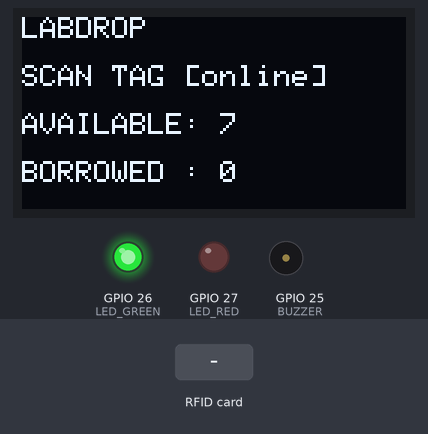
This sketch was run on a simulated ESP32. On the bench: 128×64 one-colour display, output pins drawn as LEDs (lit = HIGH), buzzer (waves = sounding). The inputs (shaded band) are chosen by the test bench. WiFi joins after 1.5 s; servers stay silent unless stated; the local clock reads 2024-03-15 10:24:30 at power-on unless the sketch sets it; random numbers use the default seed unless the sketch sets one; no MQTT or app messages arrive unless stated; what the sketch prints to the serial monitor is not drawn.

Above: at 2.9 s.
3.0 s: RFID card 11 22 33 44 held to the reader
At 4.4 s:
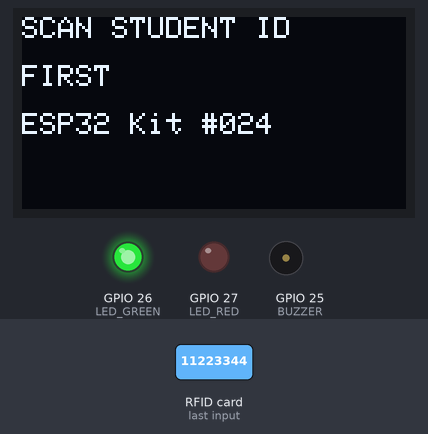
6.0 s: RFID card 5E 7A 19 C4 held to the reader
At 7.3 s:
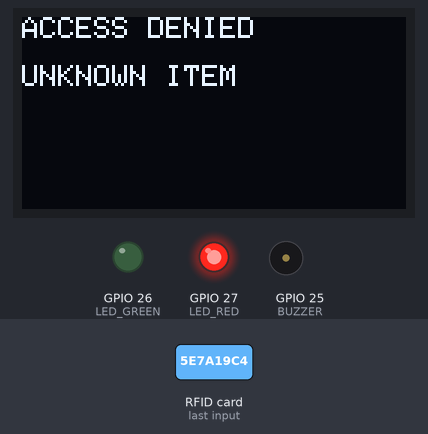
9.0 s: RFID card A1 A2 A3 A4 held to the reader
At 9.7 s:
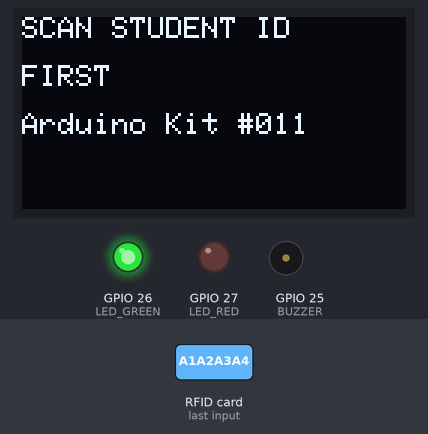
12.0 s: RFID card B1 B2 B3 B4 held to the reader
At 12.6 s:
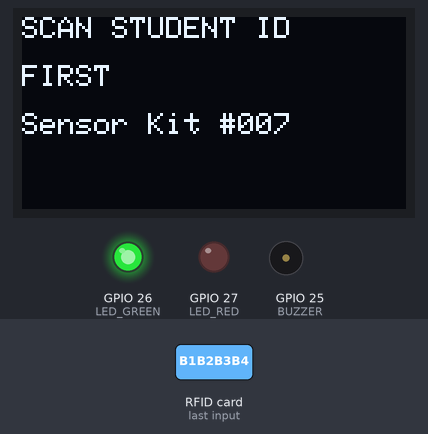
Timing chart, 0 to 15.0 s (numbered marks = the images above; inputs shaded):
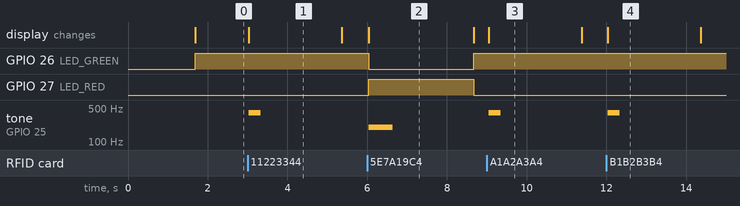

The sketch:

sketch.ino
```cpp
#include <WiFi.h>
#include <PubSubClient.h>
#include <SPI.h>
#include <Wire.h>
#include <MFRC522.h>
#include <Adafruit_GFX.h>
#include <Adafruit_SSD1306.h>
#include <time.h>

// ---------- Pins ----------
#define SS_PIN 5
#define RST_PIN 4
#define LED_GREEN 26
#define LED_RED 27
#define BUZZER 25

const char* WIFI_SSID = "Wokwi-GUEST";
const char* WIFI_PASS = "";

const char* MQTT_HOST = "broker.hivemq.com";
const int MQTT_PORT = 1883;

// ROOT must NOT contain /#
const char* ROOT = "labdrop-jack-4821";

WiFiClient net;
PubSubClient mqtt(net);

Adafruit_SSD1306 oled(128, 64, &Wire, -1);
MFRC522 rfid(SS_PIN, RST_PIN);

// ---------- Equipment ----------
struct Equipment {
  const char* id;
  const char* name;
  byte uid[4];
  bool borrowed;
  const char* by;
};

Equipment items[] = {
  {"024", "ESP32 Kit #024",
   {0x11, 0x22, 0x33, 0x44}, false, nullptr},

  {"011", "Arduino Kit #011",
   {0xA1, 0xA2, 0xA3, 0xA4}, false, nullptr},

  {"007", "Sensor Kit #007",
   {0xB1, 0xB2, 0xB3, 0xB4}, false, nullptr},

  {"008", "Yellow Equipment #008",
   {0x55, 0x66, 0x77, 0x88}, false, nullptr},

  {"009", "Red Equipment #009",
   {0xAA, 0xBB, 0xCC, 0xDD}, false, nullptr},

  {"010", "NFC Equipment #010",
   {0x04, 0x11, 0x22, 0x33}, false, nullptr},

  {"012", "Key Fob Equipment #012",
   {0xC0, 0xFF, 0xEE, 0x99}, false, nullptr}
};

const int ITEM_COUNT = sizeof(items) / sizeof(items[0]);

// ---------- Students ----------
struct Student {
  const char* name;
  byte uid[4];
};

Student students[] = {
  {"Jack",  {0x01, 0x02, 0x03, 0x04}},
  {"Asha",  {0xC1, 0xC2, 0xA3, 0xA4}},
  {"Rahul", {0xD1, 0xD2, 0xD3, 0xD4}}
};

const int STUDENT_COUNT = sizeof(students) / sizeof(students[0]);

int activeStudent = -1;
unsigned long activeUntil = 0;

// ---------- Helpers ----------
void beep(int frequency, int duration) {
  tone(BUZZER, frequency, duration);
  delay(duration);
  noTone(BUZZER);
}

void setLeds(bool green) {
  digitalWrite(LED_GREEN, green ? HIGH : LOW);
  digitalWrite(LED_RED, green ? LOW : HIGH);
}

void show(const char* a, const char* b,
          const char* c, const char* d) {
  oled.clearDisplay();
  oled.setTextSize(1);
  oled.setTextColor(SSD1306_WHITE);

  oled.setCursor(0, 0);
  oled.println(a);
  oled.setCursor(0, 16);
  oled.println(b);
  oled.setCursor(0, 32);
  oled.println(c);
  oled.setCursor(0, 48);
  oled.println(d);
  oled.display();
}

void showIdle() {
  int borrowedCount = 0;

  for (int i = 0; i < ITEM_COUNT; i++) {
    if (items[i].borrowed) borrowedCount++;
  }

  char line3[24];
  char line4[24];

  snprintf(line3, sizeof(line3), "AVAILABLE: %d",
           ITEM_COUNT - borrowedCount);
  snprintf(line4, sizeof(line4), "BORROWED : %d",
           borrowedCount);

  show("LABDROP",
       mqtt.connected() ? "SCAN TAG [online]" : "SCAN TAG [offline]",
       line3, line4);

  setLeds(borrowedCount == 0);
}

int findItem(byte* uid) {
  for (int i = 0; i < ITEM_COUNT; i++) {
    if (memcmp(uid, items[i].uid, 4) == 0) return i;
  }
  return -1;
}

int findStudent(byte* uid) {
  for (int i = 0; i < STUDENT_COUNT; i++) {
    if (memcmp(uid, students[i].uid, 4) == 0) return i;
  }
  return -1;
}

// ---------- MQTT ----------
String topic(const char* suffix) {
  return String(ROOT) + "/" + suffix;
}

String topic(const String& suffix) {
  return String(ROOT) + "/" + suffix;
}

void publishItem(int i, const char* event) {
  if (!mqtt.connected()) return;

  char buf[256];

  snprintf(
    buf, sizeof(buf),
    "{\"id\":\"%s\",\"name\":\"%s\",\"status\":\"%s\","
    "\"by\":\"%s\",\"ts\":%ld}",
    items[i].id,
    items[i].name,
    items[i].borrowed ? "borrowed" : "available",
    items[i].by ? items[i].by : "-",
    (long)time(nullptr)
  );

  String equipmentTopic = topic(String("equipment/") + items[i].id);

  // Retained state allows Node-RED to rebuild the 7-item table.
  mqtt.publish(equipmentTopic.c_str(), buf, true);

  // Events feed activity table, chart, and CSV log.
  if (event != nullptr) {
    mqtt.publish(topic("events").c_str(), buf, false);
  }
}

void mqttConnect() {
  if (WiFi.status() != WL_CONNECTED || mqtt.connected()) return;

  String clientId = "labdrop-" + String(esp_random(), HEX);
  Serial.print("MQTT connecting... ");

  if (mqtt.connect(clientId.c_str())) {
    Serial.println("OK");
    mqtt.publish(topic("status").c_str(), "online", true);

    for (int i = 0; i < ITEM_COUNT; i++) {
      publishItem(i, nullptr);
    }

    showIdle();
  } else {
    Serial.printf("failed, rc=%d\n", mqtt.state());
  }
}

// ---------- Setup ----------
void setup() {
  Serial.begin(115200);

  pinMode(LED_GREEN, OUTPUT);
  pinMode(LED_RED, OUTPUT);
  pinMode(BUZZER, OUTPUT);

  Wire.begin(21, 22);

  if (!oled.begin(SSD1306_SWITCHCAPVCC, 0x3C)) {
    Serial.println("OLED initialization failed");
    while (true) delay(1000);
  }

  SPI.begin(18, 19, 23, SS_PIN);
  rfid.PCD_Init();

  show("LABDROP", "Connecting Wi-Fi...", "", "");

  WiFi.mode(WIFI_STA);
  WiFi.begin(WIFI_SSID, WIFI_PASS, 6);

  Serial.print("Wi-Fi");
  for (byte i = 0; i < 80 && WiFi.status() != WL_CONNECTED; i++) {
    delay(250);
    Serial.print(".");
  }

  if (WiFi.status() == WL_CONNECTED) {
    Serial.println(" connected");
    Serial.print("IP address: ");
    Serial.println(WiFi.localIP());
  } else {
    Serial.println(" FAILED (running offline)");
  }

  // IST timestamps.
  configTime(19800, 0, "pool.ntp.org");

  mqtt.setServer(MQTT_HOST, MQTT_PORT);
  mqtt.setKeepAlive(60);
  mqtt.setBufferSize(512);
  mqttConnect();
  showIdle();
}

// ---------- RFID ----------
void finishCard() {
  rfid.PICC_HaltA();
  rfid.PCD_StopCrypto1();
}

// ---------- Main Loop ----------
void loop() {
  static unsigned long lastTry = 0;

  if (!mqtt.connected() &&
      WiFi.status() == WL_CONNECTED &&
      millis() - lastTry >= 5000) {
    lastTry = millis();
    mqttConnect();
  }

  mqtt.loop();

  if (activeStudent >= 0 &&
      (long)(millis() - activeUntil) >= 0) {
    activeStudent = -1;
    showIdle();
  }

  if (!rfid.PICC_IsNewCardPresent() ||
      !rfid.PICC_ReadCardSerial()) {
    return;
  }

  Serial.print("UID:");
  for (byte i = 0; i < rfid.uid.size; i++) {
    Serial.printf(" %02X", rfid.uid.uidByte[i]);
  }
  Serial.println();

  bool fourBytes = (rfid.uid.size == 4);
  int studentIndex = fourBytes ? findStudent(rfid.uid.uidByte) : -1;
  int itemIndex = fourBytes ? findItem(rfid.uid.uidByte) : -1;

  // 1. Student ID scanned.
  if (studentIndex >= 0) {
    activeStudent = studentIndex;
    activeUntil = millis() + 10000;

    show("HELLO",
         students[studentIndex].name,
         "SCAN EQUIPMENT",
         "WITHIN 10 SECONDS");

    beep(1200, 100);
    finishCard();
    delay(800);
    return;
  }

  // 2. Unknown RFID tag.
  if (itemIndex < 0) {
    show("ACCESS DENIED", "UNKNOWN ITEM", "", "");
    setLeds(false);
    beep(200, 600);

    if (mqtt.connected()) {
      mqtt.publish(topic("alerts").c_str(), "unknown tag scanned");
    }
  }

  // 3. Equipment checkout.
  else if (!items[itemIndex].borrowed) {
    if (activeStudent < 0) {
      show("SCAN STUDENT ID", "FIRST", items[itemIndex].name, "");
      beep(400, 300);
    } else {
      items[itemIndex].borrowed = true;
      items[itemIndex].by = students[activeStudent].name;

      show("CHECKOUT SUCCESS",
           items[itemIndex].name,
           items[itemIndex].by,
           "STATUS: BORROWED");

      setLeds(false);
      beep(1500, 150);
      publishItem(itemIndex, "checkout");
      activeStudent = -1;
    }
  }

  // 4. Equipment return.
  else {
    const char* previousBorrower = items[itemIndex].by;

    show("RETURN SUCCESS",
         items[itemIndex].name,
         previousBorrower ? previousBorrower : "-",
         "STATUS: AVAILABLE");

    items[itemIndex].borrowed = false;

    setLeds(true);
    beep(1000, 100);
    beep(1800, 150);

    publishItem(itemIndex, "return");
    items[itemIndex].by = nullptr;
  }

  finishCard();
  delay(2000);
  showIdle();
}
```

Measured:
- after the input at 3.0 s, tone on GPIO 25 (BUZZER): silent → 400 Hz at once, → silent 0.30 s later; the display: changes at once (image 1)
- after the input at 6.0 s, GPIO 26 (LED_GREEN): HIGH → LOW at once, → HIGH 2.6 s later; GPIO 27 (LED_RED): LOW → HIGH at once, → LOW 2.6 s later; tone on GPIO 25 (BUZZER): silent → 200 Hz at once, → silent 0.60 s later; the display: changes at once (image 2)
- after the input at 9.0 s, tone on GPIO 25 (BUZZER): silent → 400 Hz after 0.05 s, → silent 0.30 s later; the display: changes after 0.05 s (image 3)
- after the input at 12.0 s, tone on GPIO 25 (BUZZER): silent → 400 Hz at once, → silent 0.30 s later; the display: changes at once (image 4)
- what the display in image 1 shows lasts 2.4 s, from 3.0 s to 5.4 s
- what the display in image 2 shows lasts 2.7 s, from 6.0 s to 8.7 s
